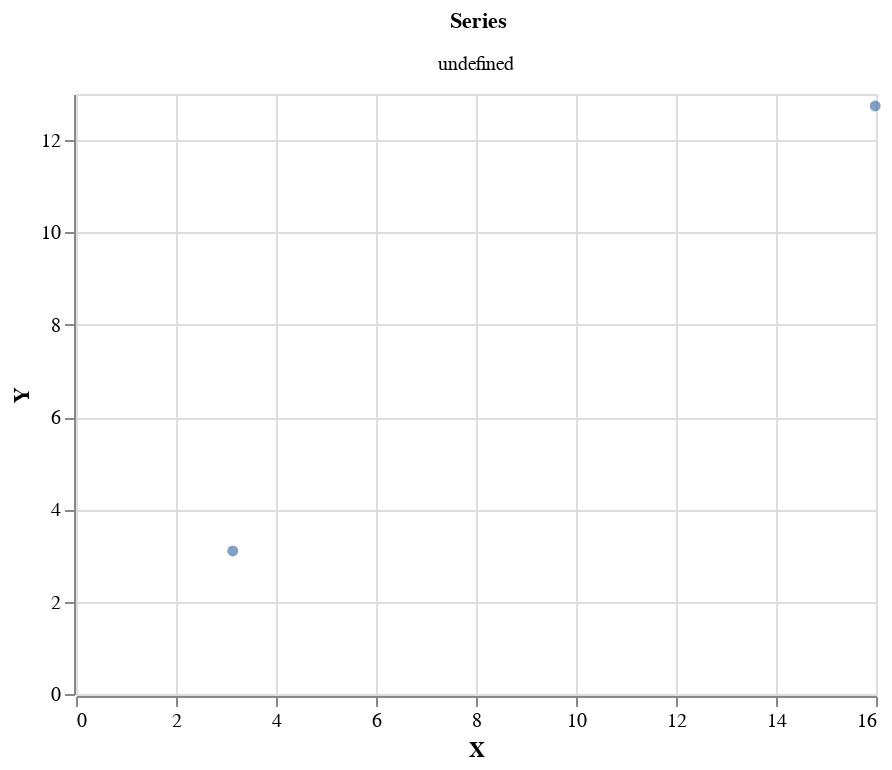

The code cell stored with this chart in its notebook:
### Code cell
scatter = alt.Chart(anscombe).mark_circle().encode(
    x = 'X', y = 'Y'
).facet('Series', columns = 2).transform_regression(on = 'Y', regression = 'X')

scatter

### Figure 1 — Vega-Lite specification as saved in the notebook (floating-point values rounded to 4 significant figures)
{"config": {"view": {"continuousWidth": 400, "continuousHeight": 300}}, "data": {"name": "data-3d23a3381c61efd5a9c7a8abc82c6d65"}, "facet": {"type": "nominal", "field": "Series"}, "spec": {"mark": "circle", "encoding": {"x": {"type": "quantitative", "field": "X"}, "y": {"type": "quantitative", "field": "Y"}}}, "columns": 2, "transform": [{"on": "Y", "regression": "X"}], "$schema": "https://vega.github.io/schema/vega-lite/v4.8.1.json", "datasets": {"data-3d23a3381c61efd5a9c7a8abc82c6d65": [{"Series": "I", "X": 10, "Y": 8.04}, {"Series": "I", "X": 8, "Y": 6.95}, {"Series": "I", "X": 13, "Y": 7.58}, {"Series": "I", "X": 9, "Y": 8.81}, {"Series": "I", "X": 11, "Y": 8.33}, {"Series": "I", "X": 14, "Y": 9.96}, {"Series": "I", "X": 6, "Y": 7.24}, {"Series": "I", "X": 4, "Y": 4.26}, {"Series": "I", "X": 12, "Y": 10.84}, {"Series": "I", "X": 7, "Y": 4.81}, {"Series": "I", "X": 5, "Y": 5.68}, {"Series": "II", "X": 10, "Y": 9.14}, {"Series": "II", "X": 8, "Y": 8.14}, {"Series": "II", "X": 13, "Y": 8.74}, {"Series": "II", "X": 9, "Y": 8.77}, {"Series": "II", "X": 11, "Y": 9.26}, {"Series": "II", "X": 14, "Y": 8.1}, {"Series": "II", "X": 6, "Y": 6.13}, {"Series": "II", "X": 4, "Y": 3.1}, {"Series": "II", "X": 12, "Y": 9.13}, {"Series": "II", "X": 7, "Y": 7.26}, {"Series": "II", "X": 5, "Y": 4.74}, {"Series": "III", "X": 10, "Y": 7.46}, {"Series": "III", "X": 8, "Y": 6.77}, {"Series": "III", "X": 13, "Y": 12.74}, {"Series": "III", "X": 9, "Y": 7.11}, {"Series": "III", "X": 11, "Y": 7.81}, {"Series": "III", "X": 14, "Y": 8.84}, {"Series": "III", "X": 6, "Y": 6.08}, {"Series": "III", "X": 4, "Y": 5.39}, {"Series": "III", "X": 12, "Y": 8.15}, {"Series": "III", "X": 7, "Y": 6.42}, {"Series": "III", "X": 5, "Y": 5.73}, {"Series": "IV", "X": 8, "Y": 6.58}, {"Series": "IV", "X": 8, "Y": 5.76}, {"Series": "IV", "X": 8, "Y": 7.71}, {"Series": "IV", "X": 8, "Y": 8.84}, {"Series": "IV", "X": 8, "Y": 8.47}, {"Series": "IV", "X": 8, "Y": 7.04}, {"Series": "IV", "X": 8, "Y": 5.25}, {"Series": "IV", "X": 19, "Y": 12.5}, {"Series": "IV", "X": 8, "Y": 5.56}, {"Series": "IV", "X": 8, "Y": 7.91}, {"Series": "IV", "X": 8, "Y": 6.89}]}}
